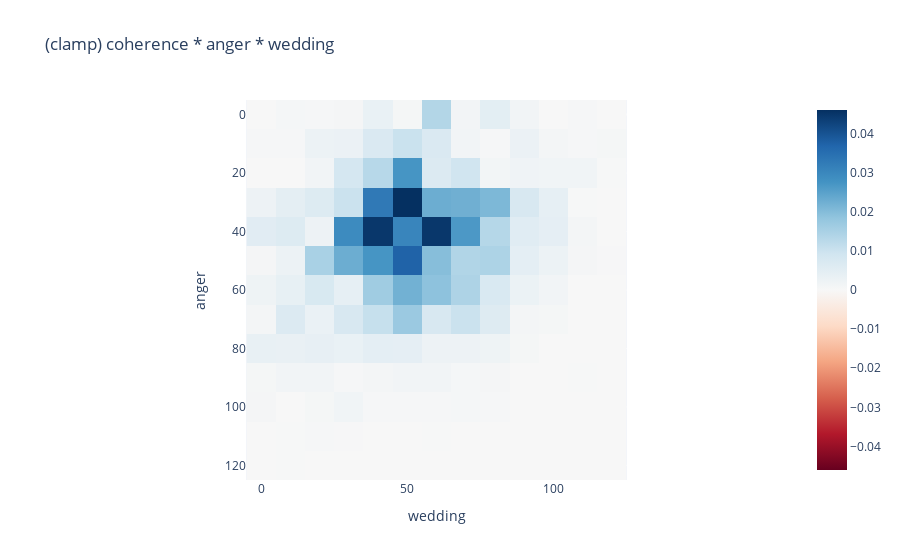

Notebook source saved alongside this figure:
### Code cell
fig = px.imshow(c_multi, x=c_scales, y=c_scales,
            title=f"(clamp) coherence * {feature_descriptions[0]} * {feature_descriptions[1]}",labels={'x': feature_descriptions[1], 'y': feature_descriptions[0]},
            color_continuous_scale="RdBu", color_continuous_midpoint=0)
fig.show()

### Figure 1 — Plotly figure (JSON) as saved in the notebook; plotly's stock layout.template omitted (floating-point values rounded to 4 significant figures; data arrays with more than 128 entries replaced by an {"elided": "..."} marker saying what was removed)
{"data": [{"coloraxis": "coloraxis", "hovertemplate": "wedding: %{x}<br>anger: %{y}<br>color: %{z}<extra></extra>", "name": "0", "type": "heatmap", "x": [0, 10, 20, 30, 40, 50, 60, 70, 80, 90, 100, 110, 120], "xaxis": "x", "y": [0, 10, 20, 30, 40, 50, 60, 70, 80, 90, 100, 110, 120], "yaxis": "y", "z": {"elided": "13x13 float values"}}], "layout": {"coloraxis": {"cmid": 0, "colorscale": [[0, "rgb(103,0,31)"], [0.1, "rgb(178,24,43)"], [0.2, "rgb(214,96,77)"], [0.3, "rgb(244,165,130)"], [0.4, "rgb(253,219,199)"], [0.5, "rgb(247,247,247)"], [0.6, "rgb(209,229,240)"], [0.7, "rgb(146,197,222)"], [0.8, "rgb(67,147,195)"], [0.9, "rgb(33,102,172)"], [1, "rgb(5,48,97)"]]}, "title": {"text": "(clamp) coherence * anger * wedding"}, "xaxis": {"anchor": "y", "constrain": "domain", "domain": [0, 1], "scaleanchor": "y", "title": {"text": "wedding"}}, "yaxis": {"anchor": "x", "autorange": "reversed", "constrain": "domain", "domain": [0, 1], "title": {"text": "anger"}}}}
